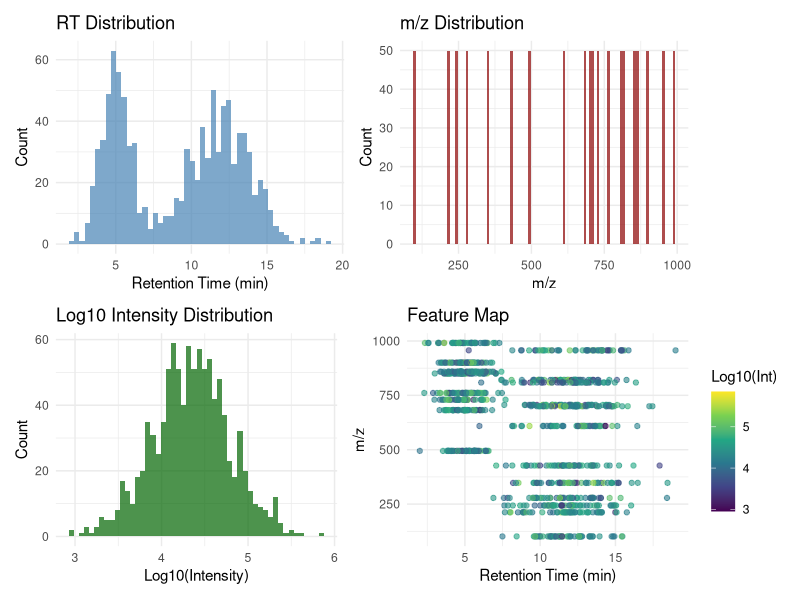
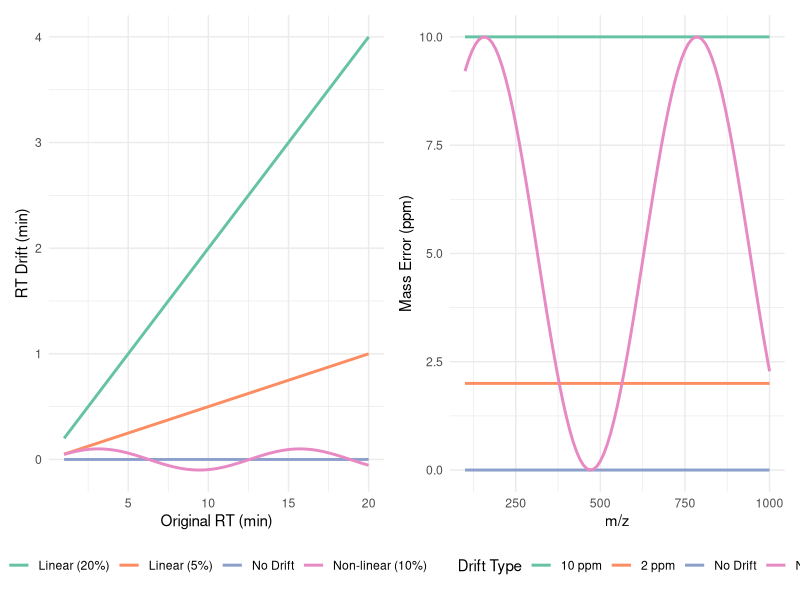

Source code (R) for these figures, in order:
## ---- chunk 1
#| include: false
library(tidyverse)
library(patchwork)
## ---- chunk 2
#| fig-width: 12
#| fig-height: 8
#| layout-ncol: 2
# Generate example feature data
set.seed(42)
n_features <- 1000

# RT distribution (normal mixture)
rt <- c(
  rnorm(n_features * 0.4, mean = 5, sd = 1),
  rnorm(n_features * 0.6, mean = 12, sd = 2)
)

# m/z clusters
n_clusters <- 20
cluster_centers <- runif(n_clusters, 100, 1000)
mz <- unlist(lapply(cluster_centers, function(center) {
  rnorm(n_features/n_clusters, mean = center, sd = 0.1)
}))

# Log-normal intensity distribution
intensity <- rlnorm(n_features, meanlog = 10, sdlog = 1)

# Create plots
features_df <- tibble(
  RT = rt,
  MZ = mz,
  Intensity = intensity
)

# RT distribution
p1 <- ggplot(features_df, aes(x = RT)) +
  geom_histogram(bins = 50, fill = "steelblue", alpha = 0.7) +
  labs(title = "RT Distribution",
       x = "Retention Time (min)",
       y = "Count") +
  theme_minimal()

# m/z distribution
p2 <- ggplot(features_df, aes(x = MZ)) +
  geom_histogram(bins = 100, fill = "darkred", alpha = 0.7) +
  labs(title = "m/z Distribution",
       x = "m/z",
       y = "Count") +
  theme_minimal()

# Intensity distribution
p3 <- ggplot(features_df, aes(x = log10(Intensity))) +
  geom_histogram(bins = 50, fill = "darkgreen", alpha = 0.7) +
  labs(title = "Log10 Intensity Distribution",
       x = "Log10(Intensity)",
       y = "Count") +
  theme_minimal()

# RT vs m/z scatter
p4 <- ggplot(features_df, aes(x = RT, y = MZ, color = log10(Intensity))) +
  geom_point(alpha = 0.6) +
  scale_color_viridis_c() +
  labs(title = "Feature Map",
       x = "Retention Time (min)",
       y = "m/z",
       color = "Log10(Int)") +
  theme_minimal()

(p1 + p2) / (p3 + p4)
## ---- chunk 3
#| fig-width: 12
#| fig-height: 5
#| 
# Create example data with different drift patterns
# Create base RT values
rt <- seq(1, 20, by = 0.1)

# Create different RT drift scenarios
rt_data <- tibble(
  RT = rt,
  `No Drift` = RT,
  `Linear (5%)` = RT * 1.05,
  `Linear (20%)` = RT * 1.20,
  `Non-linear (10%)` = RT + 0.1 * sin(RT * 0.5)
) %>%
  pivot_longer(-RT, names_to = "Drift_Type", values_to = "Drifted_RT")

# Create base m/z values
mz <- seq(100, 1000, by = 10)

# Create different mass drift scenarios
mz_data <- tibble(
  MZ = mz,
  `No Drift` = MZ,
  `2 ppm` = MZ * (1 + 2e-6),
  `10 ppm` = MZ * (1 + 10e-6),
  `Non-linear (5 ppm)` = MZ * (1 + 5e-6 * (1 + sin(MZ/100)))
) %>%
  pivot_longer(-MZ, names_to = "Drift_Type", values_to = "Drifted_MZ") %>%
  mutate(PPM_Error = (Drifted_MZ - MZ)/MZ * 1e6)

# RT drift plot
rt_plot <- ggplot(rt_data, aes(x = RT, y = Drifted_RT - RT, color = Drift_Type)) +
  geom_line(linewidth = 1) +
  labs(x = "Original RT (min)",
       y = "RT Drift (min)",
       color = "Drift Type") +
  theme_minimal() +
  theme(legend.position = "bottom") +
  scale_color_brewer(palette = "Set2")

# Mass drift plot
mz_plot <- ggplot(mz_data, aes(x = MZ, y = PPM_Error, color = Drift_Type)) +
  geom_line(linewidth = 1) +
  labs(x = "m/z",
       y = "Mass Error (ppm)",
       color = "Drift Type") +
  theme_minimal() +
  theme(legend.position = "bottom") +
  scale_color_brewer(palette = "Set2")

# Combine plots
rt_plot + mz_plot +
  plot_layout(guides = "collect") &
  theme(legend.position = "bottom")
